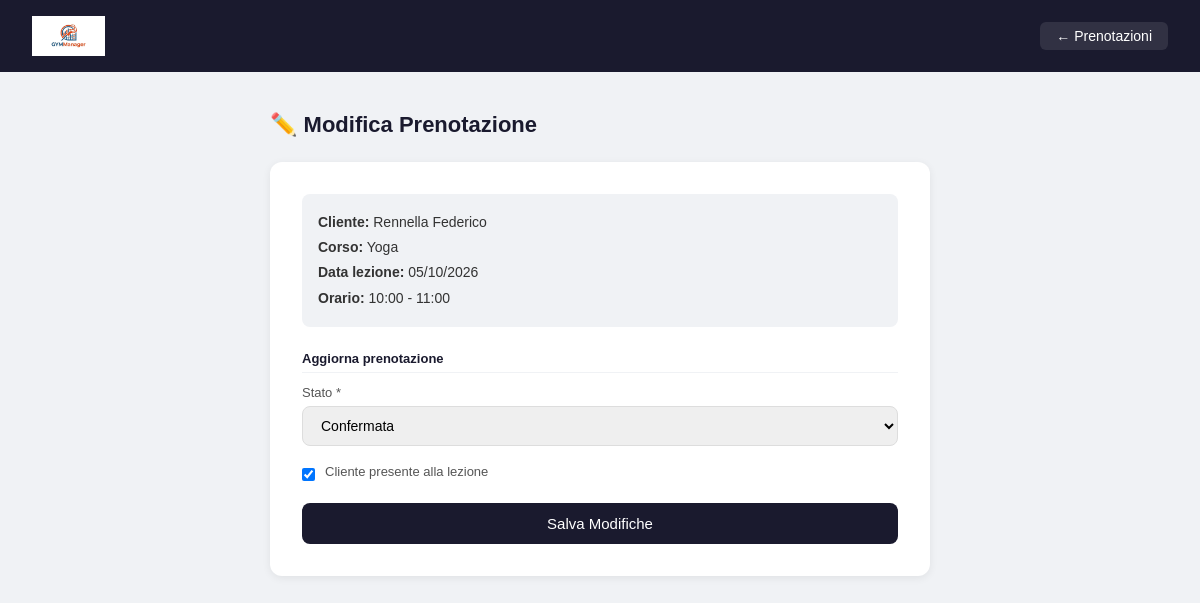
Page /palestra/pages/modifica_prenotazione.php?id=1 (signed in) on the committed database.
### tables this page shows
CREATE TABLE `persona` (
  `id_persona` int(11) NOT NULL,
  `username` varchar(50) NOT NULL,
  `email` varchar(100) NOT NULL,
  `password` varchar(255) NOT NULL,
  `nome` varchar(50) NOT NULL,
  `cognome` varchar(50) NOT NULL,
  `telefono` varchar(20) DEFAULT NULL,
  `ruolo` enum('admin','cliente','istruttore') NOT NULL DEFAULT 'cliente'
);

CREATE TABLE `corso` (
  `id_corso` int(11) NOT NULL,
  `nome` varchar(100) NOT NULL,
  `descrizione` text DEFAULT NULL,
  `livello` enum('principiante','intermedio','avanzato') NOT NULL,
  `durata_minuti` int(11) NOT NULL,
  `max_partecipanti` int(11) NOT NULL,
  `stato` enum('attivo','sospeso','terminato') NOT NULL DEFAULT 'attivo'
);

CREATE TABLE `lezione` (
  `id_lezione` int(11) NOT NULL,
  `id_corso` int(11) NOT NULL,
  `id_sala` int(11) NOT NULL,
  `data` date NOT NULL,
  `ora_inizio` time NOT NULL,
  `ora_fine` time NOT NULL,
  `tipo_lezione` varchar(50) DEFAULT NULL,
  `note` text DEFAULT NULL,
  `stato` enum('programmata','in_corso','completata','annullata') NOT NULL DEFAULT 'programmata'
);

CREATE TABLE `prenotazione` (
  `id_prenotazione` int(11) NOT NULL,
  `id_cliente` int(11) NOT NULL,
  `id_lezione` int(11) NOT NULL,
  `data_prenotazione` datetime NOT NULL DEFAULT current_timestamp(),
  `stato` enum('confermata','in_attesa','annullata','completata') NOT NULL DEFAULT 'confermata',
  `presenza` tinyint(1) NOT NULL DEFAULT 0
);

### palestra/pages/modifica_prenotazione.php (the view, shortened to what this page needs)
<?php
require_once "../config/db.php";
$id = $_GET['id'] ?? null;
$stmt = $pdo->prepare("SELECT * FROM PRENOTAZIONE WHERE id_prenotazione = ?");
$stmt->execute([$id]);
$prenotazione = $stmt->fetch();
$stmt = $pdo->prepare("
    SELECT P.nome, P.cognome, C.nome AS corso, L.data, L.ora_inizio, L.ora_fine
    FROM PRENOTAZIONE PR
    JOIN CLIENTE CL ON PR.id_cliente = CL.id_persona
    JOIN PERSONA P ON CL.id_persona = P.id_persona
    JOIN LEZIONE L ON PR.id_lezione = L.id_lezione
    JOIN CORSO C ON L.id_corso = C.id_corso
    WHERE PR.id_prenotazione = ?
");
$stmt->execute([$id]);
$dettagli = $stmt->fetch();
?>
<!DOCTYPE html>
<html lang="it">
<head>
</head>
<body>
<div class="navbar">
    <img src="../assets/logo.jpg" style="height:40px;">
    <div style="display:flex; gap:12px;">
        <a href="prenotazioni.php">← Prenotazioni</a>
    </div>
</div>
<div class="contenuto">
    <h2>✏️ Modifica Prenotazione</h2>
    <div class="form-box">
        <div class="info-box">
            <strong>Cliente:</strong> <?= htmlspecialchars($dettagli['cognome'].' '.$dettagli['nome']) ?><br>
            <strong>Corso:</strong> <?= htmlspecialchars($dettagli['corso']) ?><br>
            <strong>Data lezione:</strong> <?= date('d/m/Y', strtotime($dettagli['data'])) ?><br>
            <strong>Orario:</strong> <?= substr($dettagli['ora_inizio'],0,5) ?> - <?= substr($dettagli['ora_fine'],0,5) ?>
        </div>
        <form method="POST">
            <div class="sezione">Aggiorna prenotazione</div>
            <div class="campo">
                <label>Stato *</label>
                <select name="stato" required>
                    <option value="confermata" <?= $prenotazione['stato']=='confermata'?'selected':'' ?>>Confermata</option>
                </select>
            </div>
            <div class="campo">
                <div class="checkbox-row">
                    <input type="checkbox" name="presenza" id="presenza" <?= $prenotazione['presenza'] ? 'checked' : '' ?>>
                    <label for="presenza">Cliente presente alla lezione</label>
                </div>
            </div>
            <button type="submit" class="btn">Salva Modifiche</button>
        </form>
    </div>
</div>
</body>
</html>

### palestra/pages/modifica_prenotazione.php (style rules this page uses)
* { margin: 0; padding: 0; box-sizing: border-box; }
body { font-family: Arial, sans-serif; background: #f0f2f5; }
.navbar { background: #1a1a2e; color: white; padding: 16px 32px; display: flex; justify-content: space-between; align-items: center; }
.navbar a { color: white; text-decoration: none; font-size: 14px; background: rgba(255,255,255,0.1); padding: 6px 16px; border-radius: 6px; }
.contenuto { max-width: 700px; margin: 40px auto; padding: 0 20px; }
h2 { font-size: 22px; color: #1a1a2e; margin-bottom: 24px; }
.form-box { background: white; border-radius: 12px; padding: 32px; box-shadow: 0 2px 8px rgba(0,0,0,0.07); }
.info-box { background: #f0f2f5; border-radius: 8px; padding: 16px; margin-bottom: 24px; font-size: 14px; color: #333; line-height: 1.8; }
.campo { margin-bottom: 18px; }
label { display: block; font-size: 13px; color: #555; margin-bottom: 6px; }
select { width: 100%; padding: 10px 14px; border: 1px solid #ddd; border-radius: 8px; font-size: 14px; outline: none; }
.checkbox-row { display: flex; align-items: center; gap: 10px; font-size: 14px; color: #333; }
.checkbox-row input { width: auto; }
.btn { background: #1a1a2e; color: white; padding: 12px 28px; border: none; border-radius: 8px; font-size: 15px; cursor: pointer; width: 100%; }
.sezione { font-size: 13px; font-weight: bold; color: #1a1a2e; margin: 20px 0 12px; padding-bottom: 6px; border-bottom: 1px solid #f0f2f5; }

### rows in the picture
persona: cognome+nome "Rennella Federico", corso.nome "Yoga", lezione.data "05/10/2026", lezione.ora_inizio "10:00", lezione.ora_fine "11:00"
prenotazione: stato "Confermata", presenza "☑"
